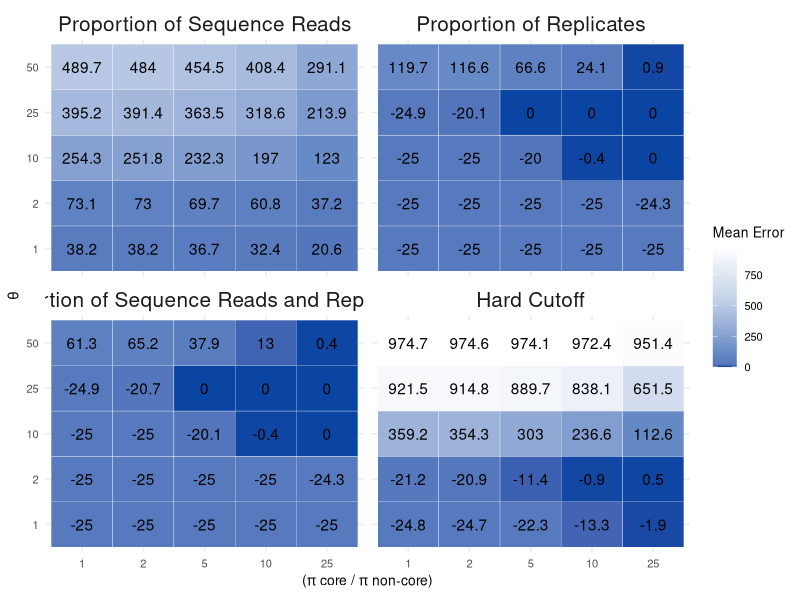

Generate this figure with R:
## ---- chunk 1
library(MCMCpack)
library(tidyverse)
library(ggplot2)
library(RColorBrewer)
## ---- chunk 2
# set the structure of our simlulated taxa table (not proritions of taxa, just rows by columns and expected core)
ntaxa<-1000
ncore<-25
nsites<-50
nreads<-2e06
nsims<-250
## ---- chunk 3
corenoncoreratio<-c(1,2,5,10,25)
p.core<-corenoncoreratio/(ntaxa - ncore + corenoncoreratio*ncore)
p.noncore<-( 1-(p.core*ncore) )/ (ntaxa - ncore)

theta<-c(1, 2, 10, 25, 50) #concentration parameter
## ---- chunk 4
## do a set of simulations across input parameter values and number of replicates ------
sim.df<-data.frame(expand.grid(corenoncoreratio=corenoncoreratio, theta=theta), 
           p.core=rep(p.core, length(theta)), 
           p.noncore=rep(p.noncore, length(theta)),

           meanerrorHardCut= numeric(length(p.core) * length(theta)),
           meanerrorPropRead = numeric(length(p.core) * length(theta)),
           meanerrorPropReps = numeric(length(p.core) * length(theta)),
           meanerrorPropReadReps = numeric(length(p.core) * length(theta)))
           #error2.5 = numeric(length(p.core) * length(theta)),
           #error97.5 = numeric(length(p.core) * length(theta)))

sim.df
## ---- chunk 5
for(trt in 1:(nrow(sim.df))){
    
    # create empty vectors for each method for every simulation
    tmp.err.HardCut <-  numeric(nsims)
    tmp.err.PropRead <- numeric(nsims)
    tmp.err.PropReps <- numeric(nsims)
    tmp.err.PropReadReps <- numeric(nsims)

  for(i in 1:nsims){
    # create a single OTU table for all four methods to be compared against
    replicateSim <- round(rdirichlet(nsites, c(rep(sim.df$p.core[trt] * sim.df$theta[trt], ncore), 
                                               rep(sim.df$p.noncore[trt] * sim.df$theta[trt], ntaxa-ncore))) * nreads)
    
    # fill the empty vector with the values taken from the equations for each method then subtracting the amount that's actually in the core
    
    # hard cut off method
    tmp.err.HardCut[i] <-  sum(colSums((replicateSim >= 25)) >= 5) - ncore
    
    # Prop reads
    #tmp.err.PropRead[i] <- sum(cumsum(sort(colSums(replicateSim)/sum(rowSums(replicateSim))))>=0.25)  - ncore
    tmp.err.PropRead[i] <-  sum((cumsum(sort(colSums(replicateSim)/sum(rowSums(replicateSim)), decreasing = T)) <= 0.75))  -  ncore
    
    # Prop Reps
    #tmp.err.PropReps[i] <- sum(colSums(replicateSim)>10*nrow(replicateSim))  - ncore
    tmp.err.PropReps[i] <- sum(colSums(replicateSim>0) >= (0.5*nsites)) - ncore
    
    # Prop Reads and Reps
    tmp.err.PropReadReps[i] <- sum((colSums(replicateSim>0) >= (0.5 * nsites)) & (colSums(replicateSim) >= sum(replicateSim) * 1/1000) )  - ncore
  }
  
  # fill the dataframe from the chunk above with these values for later plotting
  sim.df$meanerrorHardCut[trt] <- mean(tmp.err.HardCut)
  sim.df$meanerrorPropRead[trt] <- mean(tmp.err.PropRead)
  sim.df$meanerrorPropReps[trt] <- mean(tmp.err.PropReps)
  sim.df$meanerrorPropReadReps[trt] <- mean(tmp.err.PropReadReps)
  
}
## ---- chunk 6
myPalette <- c("#800000", "#ffffff", "#C2D1E8", "#678BC6", "#0b45a3")
myPalette2 <- c("#C2D1E8", "#678BC6", "#0b45a3")
myPalette3 <- c("#678BC6", "#0b45a3")
## ---- chunk 7
sim.df_gg <- sim.df %>%
  gather(method, prob, c(5:8)) %>%
  mutate(method = factor(method, levels = c("meanerrorHardCut",
                                            "meanerrorPropRead",
                                            "meanerrorPropReps", "meanerrorPropReadReps"), labels = c("Hard Cutoff", "Proportion of Sequence Reads", "Proportion of Replicates", "Proportion of Sequence Reads and Replicates")))


sim.df_gg$method <- factor(sim.df_gg$method, 
                            levels = c("Proportion of Sequence Reads", 
                                       "Proportion of Replicates", 
                                       "Proportion of Sequence Reads and Replicates", 
                                       "Hard Cutoff"))

sim.df_gg$font <- ifelse(sim.df_gg$prob > 800, "white", "black")

myPalette <- c("#0b45a3", "#678BC6",  "#C2D1E8", "#ffffff")

fig1 <- ggplot(sim.df_gg, aes(x = as.factor(corenoncoreratio), y = as.factor(theta))) +
  geom_tile(aes(fill = abs(prob)), colour = "white") +
  facet_wrap(.~method, nrow = 2) +
  theme(legend.text=element_text(size=2)) +
  theme_minimal() +
  scale_fill_gradientn(colours = myPalette, values = scales::rescale(c(0, 20, 300, 600, 900))) +
  geom_text(aes(label = round(sim.df_gg$prob, digits = 1))) +
   labs(x = expression(paste("(", pi, " core / ", pi, " non-core)")),
       y = expression(paste(theta)),
       fill = "Mean Error") +
   theme(text = element_text(size = 10)) +
  theme(strip.text.x = element_text(size = 15))

ggsave("Fig1.pdf", fig1, width = 12, height = 12)
